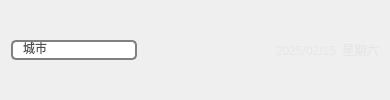
    <widget class="QWidget" name="widget01" native="true">
     <property name="styleSheet">
      <string notr="true">color: rgb(230, 230, 230);</string>
     </property>
     <layout class="QHBoxLayout" name="horizontalLayout_5">
      <item>
       <widget class="QLineEdit" name="lineEditCity">
        <property name="styleSheet">
         <string notr="true">QLineEdit {
    border: 2px solid gray;
    border-radius: 5px;
    padding: 0 8px;
    background: white;
    selection-background-color: darkgray;
    color: rgb(80, 80, 80);
}</string>
        </property>
        <property name="inputMask">
         <string/>
        </property>
        <property name="text">
         <string>城市</string>
        </property>
       </widget>
      </item>
      <item>
       <widget class="QPushButton" name="pushButton">
        <property name="minimumSize">
         <size>
          <width>20</width>
          <height>20</height>
         </size>
        </property>
        <property name="maximumSize">
         <size>
          <width>20</width>
          <height>20</height>
         </size>
        </property>
        <property name="styleSheet">
         <string notr="true">border-radius: 10px;</string>
        </property>
        <property name="text">
         <string/>
        </property>
        <property name="icon">
         <iconset resource="res.qrc">
          <normaloff>:/res/搜索.png</normaloff>:/res/搜索.png</iconset>
        </property>
       </widget>
      </item>
      <item>
       <spacer name="horizontalSpacer_3">
        <property name="orientation">
         <enum>Qt::Orientation::Horizontal</enum>
        </property>
        <property name="sizeHint" stdset="0">
         <size>
          <width>107</width>
          <height>20</height>
         </size>
        </property>
       </spacer>
      </item>
      <item>
       <widget class="QLabel" name="labelCurrentDate">
        <property name="text">
         <string>2025/02/15  星期六</string>
        </property>
       </widget>
      </item>
     </layout>
    </widget>
